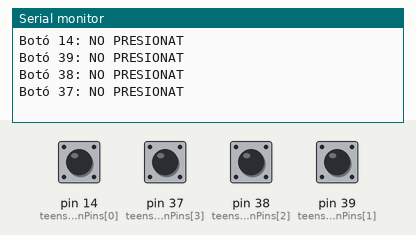
Bench run of a sketch on a simulated Arduino Mega 2560, built with avr-gcc and run on an emulated ATmega2560. On the bench: the last lines printed to the serial monitor. The inputs (shaded band) are chosen by the test bench; at power-on: pin 14 (teensyButtonPins[0]), pin 37 (teensyButtonPins[3]), pin 38 (teensyButtonPins[2]), pin 39 (teensyButtonPins[1]) HIGH.

Above: at 1.2 s.
1.3 s: pin 14 (teensyButtonPins[0]) pulled LOW for 0.15 s
At 1.46 s:
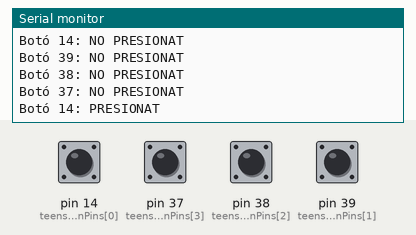
2.9 s: pin 37 (teensyButtonPins[3]) pulled LOW for 0.15 s
At 4.2 s:
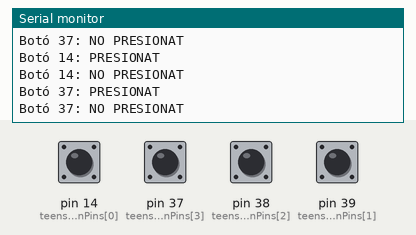
4.5 s: pin 38 (teensyButtonPins[2]) pulled LOW for 0.15 s
At 5.6 s:
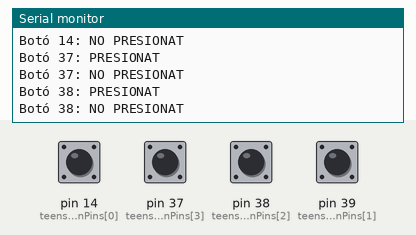
6.1 s: pin 39 (teensyButtonPins[1]) pulled LOW for 0.15 s
At 6.9 s:
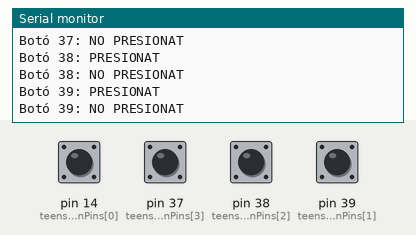
Timing chart, 0 to 8.7 s (numbered marks = the images above; inputs shaded):
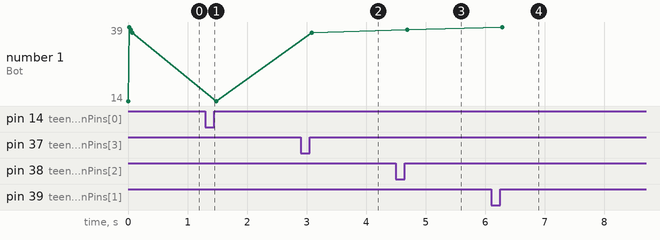

Measured:
- after the input at 1.3 s, the serial monitor: prints a new line at once (image 1)
- after the input at 2.9 s, the serial monitor: prints a new line at once (image 2)
- after the input at 4.5 s, the serial monitor: prints a new line at once (image 3)
- after the input at 6.1 s, the serial monitor: prints a new line at once (image 4)
- plotted number 1: 37 → 38 after the input at 4.5 s, 38 → 39 after the input at 6.1 s

The sketch:

TestDelKeypad.ino
```cpp
// Definició dels botons
const int teensyButtonPins[] = {14, 39, 38, 37};// pin 14->SW1, pin 39->SW2, pin 38->SW3, pin 37->SW4
const int numButtons = sizeof(teensyButtonPins) / sizeof(teensyButtonPins[0]);
int currentButtonStates[numButtons];
int lastButtonStates[numButtons];

void setup() {
  Serial.begin(9600);

  // Configura els pins dels botons
  for (int i = 0; i < numButtons; i++) {
    // Configura el pin especificat com una entrada amb una resistència pull-up interna habilitada
    pinMode(teensyButtonPins[i], INPUT_PULLUP);

    // Llegeix l'estat inicial del botó
    currentButtonStates[i] = digitalRead(teensyButtonPins[i]);

    // Mostra l'estat inicial dels botons
    Serial.print("Botó ");
    Serial.print(teensyButtonPins[i]);
    Serial.print(": ");
    if (currentButtonStates[i] == LOW) {
      Serial.println("PRESIONAT");
    } else {
      Serial.println("NO PRESIONAT");
    }

    // Actualitza les variables corresponents
    lastButtonStates[i] = currentButtonStates[i];
  }
}

void loop() {
  // Comprova l'estat dels botons
  for (int i = 0; i < numButtons; i++) {
    // Llegeix l'estat actual del botó
    currentButtonStates[i] = digitalRead(teensyButtonPins[i]);

    // Comprova si l'estat ha canviat respecte a l'últim estat conegut
    if (currentButtonStates[i] != lastButtonStates[i]) {
      // Mostra l'estat actual dels botons
      Serial.print("Botó ");
      Serial.print(teensyButtonPins[i]);
      Serial.print(": ");
      if (currentButtonStates[i] == LOW) {
        Serial.println("PRESIONAT");
      } else {
        Serial.println("NO PRESIONAT");
      }

      // Actualitza l'últim estat conegut del botó
      lastButtonStates[i] = currentButtonStates[i];
    }
  }

  // Petit retard per evitar lectures errònies a causa del rebote mecànic dels botons
  delay(50);
}
```
